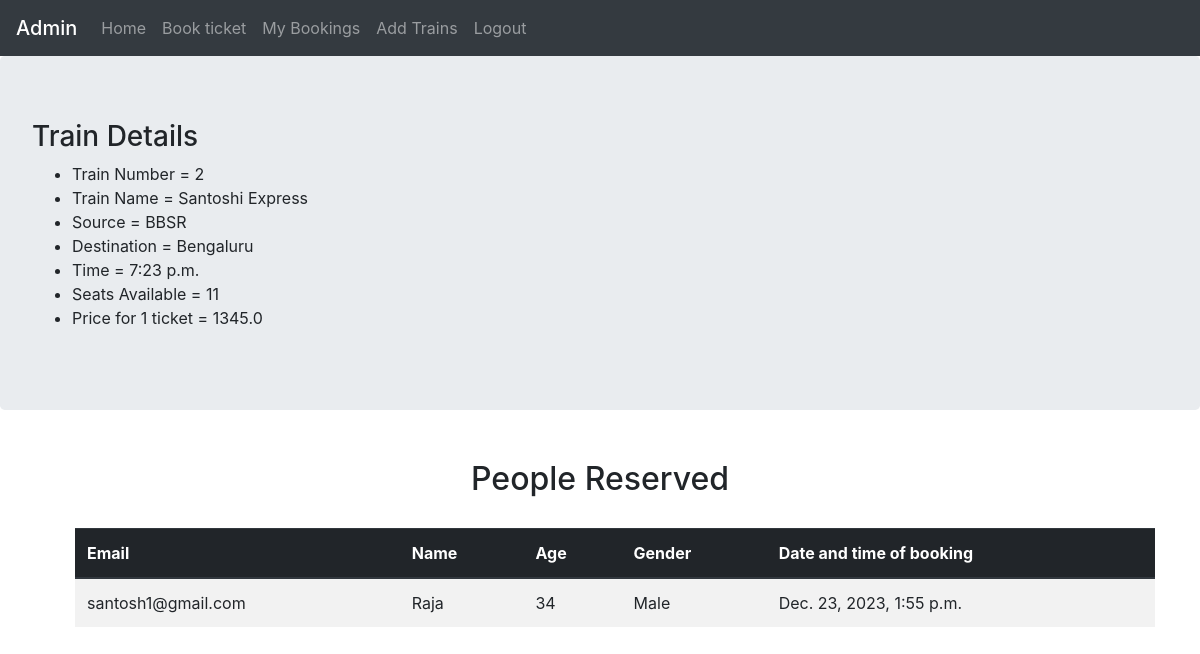
Screenshot of /reservation/2 (signed in) with the database file from the repository.
### reservation/models.py (models this page shows)
class trains(models.Model):
    train_name=models.CharField(max_length=50)
    source=models.CharField(max_length=50)
    destination=models.CharField(max_length=50)
    time=models.TimeField(auto_now=False, auto_now_add=False)
    price=models.FloatField(default=120)
    seats_available=models.IntegerField()

class person(models.Model):
    name=models.CharField(max_length=50)
    age=models.IntegerField()
    gender=models.CharField(max_length=50)
    email=models.EmailField(max_length=254)
    date_and_time_of_booking=models.DateTimeField(auto_now_add=True)
    train=models.ForeignKey('trains', on_delete=models.CASCADE)

### reservation/views.py (the view)
# urls.py: path('<train_id>',views.train_id,name="train_id"),
def train_id(request, train_id):
    if not request.user.is_superuser:
        return render(request, './error.html', {'msg': "Not an Admin"})
    l = trains.objects.get(pk=train_id)
    persons = l.person_set.all()
    context = {
        'train': l,
        'persons': persons
    }
    return render(request, './viewperson.html', context)

### reservation/templates/viewperson.html
{% extends "./base.html" %}
{% block content %}
<body>
    <div class='jumbotron'>
        <h3> Train Details </h3>
        <ul>
            <li>Train Number = {{train.pk}}</li>
            <li>Train Name = {{train.train_name}}</li>
            <li>Source = {{train.source}}</li>
            <li>Destination = {{train.destination}}</li>
            <li>Time = {{train.time}}</li>
            <li>Seats Available = {{train.seats_available}}</li>
            <li>Price for 1 ticket = {{train.price}}</li>
        </ul>
    </div>
    <div style="margin-top: 50px;">
        <center><h2>People Reserved</h2></center>
        <table class="table table-striped" style="width: 90%;margin-left:75px ;margin-top: 30px;">
            <thead class="thead-dark">
                <tr>
                    <th scope="col">Email</th>
                    <th scope="col">Name</th>
                    <th scope="col">Age</th>
                    <th scope="col">Gender</th>
                    <th scope="col">Date and time of booking</th>
                </tr>
            </thead>
            <tbody>
                {%for p in persons%}
                <tr>
                    <td>{{p.email}}</td>
                    <td>{{p.name}}</td>
                    <td>{{p.age}}</td>
                    <td>{{p.gender}}</td>
                    <td>{{p.date_and_time_of_booking}}</td>
                </tr>
                {% endfor %}
            </tbody>
        </table>
    </div>
</body>
{% endblock %}

### rows the page displays
trains: pk "2", train_name "Santoshi Express", source "BBSR", destination "Bengaluru", time "7:23 p.m.", seats_available "11", price "1345.0"
person: email "santosh1@gmail.com", name "Raja", age "34", gender "Male", date_and_time_of_booking "Dec. 23, 2023, 1:55 p.m."
